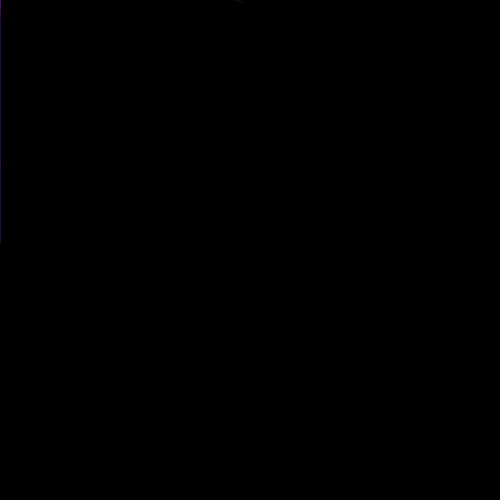
Frame 1 (no input)
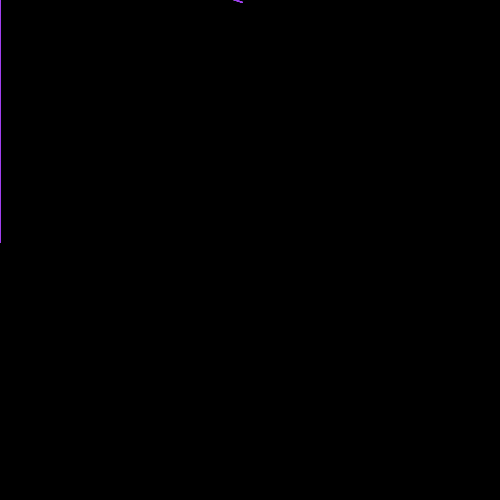
Frame 60 (the mouse pressed at the canvas centre just before this capture)
Frame 120 (the mouse held since frame 60 and released just before this capture): identical to frame 60, image omitted

The Processing sketch that drew these frames (run headless with seeded random() and noise(); from frame 60 on, the mouse is pressed at the canvas centre):

// Processing sketch: processing_27619
// ── processing_27619.pde

 class Timer
{
  int savedTime;
  int totalTime;
  
  Timer(int tempTotalTime)
  {
    totalTime= tempTotalTime;
  }
  
  void setTime (int t)
  {
    totalTime=t;
  }
  
  void start()
  {
    savedTime=millis();
  }
  
  boolean isFinished()
  {
    int passedTime=millis()-savedTime;
    if (passedTime > totalTime)
    {
      return true;
    }
    else 
    {
      return false;
    }
  }
}

int x;   
int y;  
int A;  
int B;  
int C;  

float flX;   
float flY;   
float pufX;  
float pufY;  
float traceXY = 0.05;

Timer timer;


void setup () 
{
  
  size(500,500);         
  background(0);       
  smooth();
  A = int(random(255));  
  B = int(random(255));  
  C = int(random(255));  
  x = width;             
  y = height;
  
  timer= new Timer(300);
  timer.start();
}

void draw () 
{
  
  pufX = flX;
  pufY = flY;

  flX = flX + traceXY * (mouseX - flX);
  flY = flY + traceXY * (mouseY - flY);

  fill(0,0,0,0); 

  if (mousePressed) 
  {    
   
    A = int(random(255));
    B = int(random(255));
    C = int(random(255));
  }
  else 
  {       
    stroke(A,B,C,50);
    line(pufX,pufY,mouseX,flX+C);
    line(pufX,pufY,mouseX,flX-C);
    curve(pufX+2,pufY+2,mouseX+C,flX+2,mouseY/2,pufY/2,pufX+C,C*2);
    curve(pufX,pufY,mouseX,flX,mouseY,pufX+A,B,C);
  }
  
  if (timer.isFinished())
  {
    timer.start();
  }
  
  if (keyPressed == true)
  {
    timer.setTime(0);
  }
  //println (timer);
 
    
  
  if (keyPressed == true)
  {
    background(0);
  }
}


                
                
